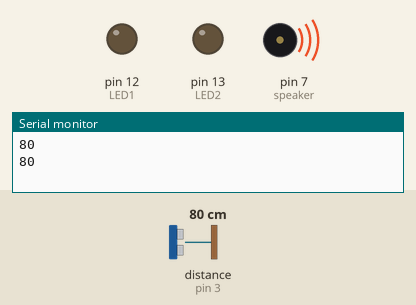
This sketch was run on a simulated Arduino Uno, built with avr-gcc and run on an emulated ATmega328P. On the bench: output pins drawn as LEDs (lit = HIGH), buzzer (waves = sounding), the last lines printed to the serial monitor. Wiring (inferred from the names in the program): ultrasonic range finder: trigger pin 2; echo pin 3. Dashed ring = blinking. The test bench sets the inputs (shaded band); at power-on: distance to the obstacle (sensor on pin 3) 80 cm. The echo pulse lasts 58.3 µs per cm; pins used as bus, display or sensor lines are not drawn.

Above: at 5.9 s.
6.0 s: distance to the obstacle (sensor on pin 3) set to 2 cm
At 11.0 s:
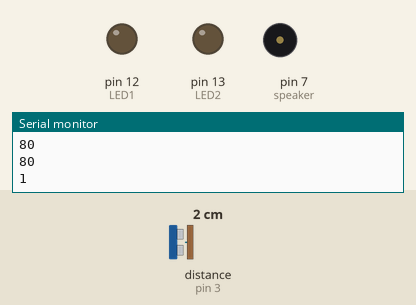
13.4 s: distance to the obstacle (sensor on pin 3) set to 15 cm
19.5 s: distance to the obstacle (sensor on pin 3) set to 19 cm
At 20.1 s:
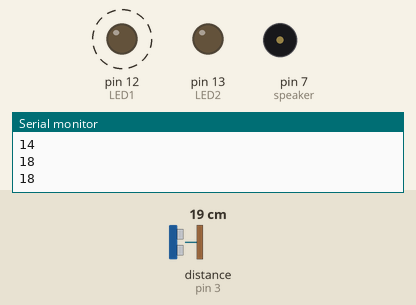
25.6 s: distance to the obstacle (sensor on pin 3) set to 4 cm
At 26.4 s:
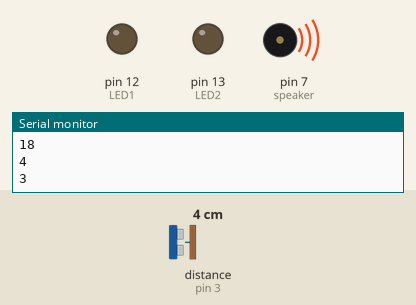
31.7 s: distance to the obstacle (sensor on pin 3) set to 18 cm
At 33.8 s:
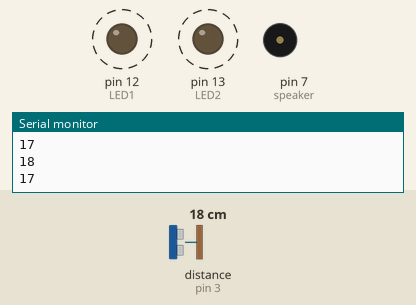
Timing chart, 0 to 38.8 s (numbered marks = the images above; inputs shaded):
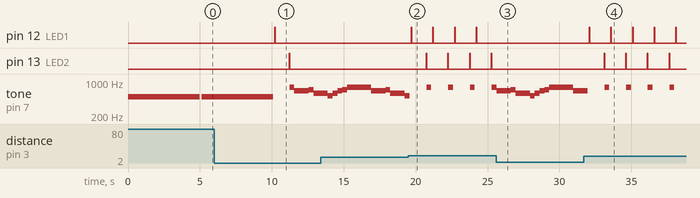

The sketch:

HC-SR04.ino
```cpp
#define TRIGPIN 2
#define ECHOPIN 3
#define LED1 12
#define LED2 13
const int speaker=7;
char beeTone[]="GEEFDDCDEFGGGGEEFDDCEGGEDDDDDEFEEEEEFGGEEFDDCEGGC";
char starTone[]="CCGGAAGFFEEDDCGGFFEEDGGFFEEDCCGGAAGFFEEDDC";
int i,j;
byte beeBeat[]={1,1,2,1,1,2,1,1,1,1,1,1,2,
1,1,2,1,1,2,1,1,1,1,4,
 1,1,1,1,1,1,2,1,1,1,1,1,1,2,
1,1,2,1,1,2,1,1,1,1,4};
byte starBeat[]={1,1,1,1,1,1,2,1,1,1,1,1,1,2, //小星星節拍。
 1,1,1,1,1,1,2,1,1,1,1,1,1,2,
 1,1,1,1,1,1,2,1,1,1,1,1,1,2};
unsigned int frequency[7]={523,587,659,694,784,880,988};//音符頻率。
char toneName[]="CDEFGAB";
const int beeLen=sizeof(beeTone); //小蜜蜂音符總數。
const int starLen=sizeof(starTone);
unsigned long tempo=180; //每分鐘180 拍
int num;

 long ping() {
   digitalWrite(TRIGPIN, LOW);
   delayMicroseconds(2);
   digitalWrite(TRIGPIN, HIGH);
   delayMicroseconds(10);
   digitalWrite(TRIGPIN, LOW);
   return pulseIn(ECHOPIN, HIGH)/58;
 }

 void setup() {
   Serial.begin(9600);
   pinMode(TRIGPIN, OUTPUT);
   pinMode(ECHOPIN, INPUT);
   pinMode(LED1, OUTPUT);
   pinMode(LED2, OUTPUT);
 }

 void loop() {
   long cm = ping();
   Serial.println(cm);

   if (cm < 30) {                         // 如果距離小於30cm 播放的音樂會改變
     digitalWrite(LED1, HIGH);
     delay(cm*1.5 + 10);
     digitalWrite(LED1, LOW);
     delay(1000);
     digitalWrite(LED2, HIGH);
     delay(cm*1.5 + 10);
     digitalWrite(LED2, LOW);
     for(i=0;i<beeLen;i++){
        playTone(beeTone[i],beeBeat[i]);
        cm = ping();
         Serial.println(cm);
         if (cm>15){
            break;
         }
     }
   } else if (cm>30&&cm<50){
      digitalWrite(LED2, HIGH);
      delay(cm*1.5 + 10);
      digitalWrite(LED2, LOW);
     for(i=0;i<starLen;i++) {
      playTone(starTone[i],starBeat[i]);
      cm = ping();
       Serial.println(cm);
       if (cm<15){
          break;
       }
     }
   }else{
      tone(speaker,500);
      delay(5000);
      noTone(speaker);
   }
   delay(100);
 }
 void playTone(char toneNo,byte beatNo) //播放音符函式。
{
   unsigned long duration=beatNo*60000/tempo; //計算每拍時間（毫秒）。
   for(j=0;j<7;j++)
   {
      if(toneNo==toneName[j]) //查音符表。
   {
   tone(speaker,frequency[j]); //播放音符。
   delay(duration); //此音符的節拍。
   noTone(speaker); //關閉聲音。
  }
 }
}
```

Measured:
- the behaviour switches between 16 and 17 cm on distance to the obstacle (sensor on pin 3) (found by bisection; images 1 and 2)
- after the input at 6.0 s, pin 12 (LED1): LOW → HIGH after 4.2 s, → LOW 0.01 s later; pin 13 (LED2): LOW → HIGH after 5.2 s, → LOW 0.01 s later
- after the input at 19.5 s, pin 12 (LED1): alternates HIGH for 0.04 s and LOW for 1.5 s, starting after 0.19 s; pin 13 (LED2): alternates HIGH for 0.04 s and LOW for 1.5 s, starting after 1.2 s
- after the input at 25.6 s, pin 12 (LED1), pin 13 (LED2): stops changing and stays LOW
- after the input at 31.7 s, pin 12 (LED1): alternates HIGH for 0.04 s and LOW for 1.5 s, starting after 0.37 s; pin 13 (LED2): alternates HIGH for 0.04 s and LOW for 1.5 s, starting after 1.4 s
- by itself, tone on pin 7 (speaker): plays 784 Hz for 0.33 s, 659 Hz for 1.0 s, 694 Hz for 0.33 s, 587 Hz for 0.50 s
